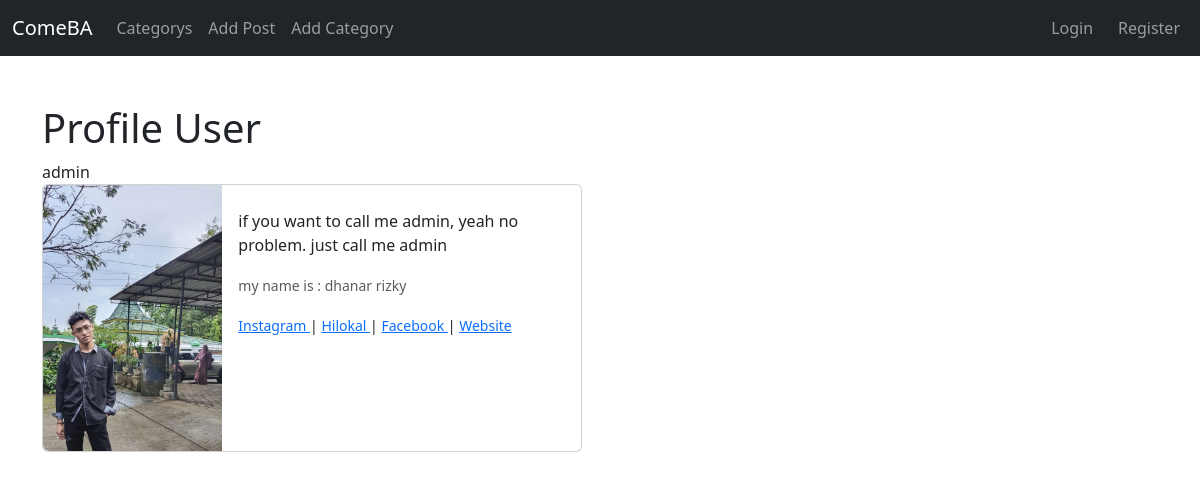
/members/1/profile/, run on the app's committed database.
### artikelBlog/models.py (models this page shows, shortened)
class Profile(models.Model):
    user = models.OneToOneField(User, null=True,on_delete=models.CASCADE)
    bio = models.TextField()
    profile_pic =models.ImageField(null=True,blank=True)
    instagram_url =  models.CharField(max_length=255, null=True, blank=True)
    hilokal_url =  models.CharField(max_length=255, null=True, blank=True)
    facebook_url =  models.CharField(max_length=255, null=True, blank=True)
    website_url =  models.CharField(max_length=255, null=True, blank=True)
    def __str__(self) -> str:
        return str(self.user)

### members/views.py (the view)
# urls.py: path('<int:pk>/profile/',views.ShowProfileDetailView.as_view(), name='profile-detile-page'),
class ShowProfileDetailView(DetailView):
    model = Profile
    template_name = 'Registration/profile_detial.html'
    def get_context_data(self, *args,**kwargs):
        context = super(ShowProfileDetailView, self).get_context_data(*args,**kwargs)
        page_user = get_object_or_404(Profile, id=self.kwargs['pk'])
        context["page_user"] = page_user
        return context

### members/templates/Registration/profile_detial.html (shortened to what this page needs)
{% extends 'Blog/base.html' %}
{% load static %}
{% block content %}
<h1> Profile User </h1>
{{ page_user }}
<div class="card mb-3" style="max-width: 540px;">
    <div class="row g-0">
      <div class="col-md-4">
        {% if page_user.profile_pic %}
          <img src="{{ page_user.profile_pic.url }} " class="img-fluid rounded-start" alt="...">
        {% else %}
          <img src="{% static 'artikelBlog/images/defaul_profile_pic.jpg' %} " class="img-fluid rounded-start" alt="my image">
        {% endif %}
      </div>
      <div class="col-md-8">
        <div class="card-body">
          <p class="card-text">
            {{ page_user.bio }}</p>
          <p class="card-text"><small class="text-body-secondary">
            my name is : {{ page_user.user.first_name }} {{ page_user.user.last_name }}
            </small></p>
            <small>
              {% if page_user.instagram_url %}
                <a href="{{ page_user.instagram_url }}">Instagram </a>|
              {% endif %}
              {% if page_user.hilokal_url %}
                <a href="{{ page_user.hilokal_url }}">Hilokal </a>|
              {% endif %}
              {% if page_user.facebook_url %}
                <a href="{{ page_user.facebook_url }}">Facebook </a>|
              {% endif %}
              {% if page_user.website_url %}
                <a href="{{ page_user.website_url }}">Website </a>
              {% endif %}
            </small>
        </div>
      </div>
    </div>
  </div>
{% endblock content %}

### data on the page
Profile: user.username "admin", profile_pic (picture), bio "if you want to call me admin, yeah no problem. just call me admin", user.first_name "dhanar", user.last_name "rizky"
